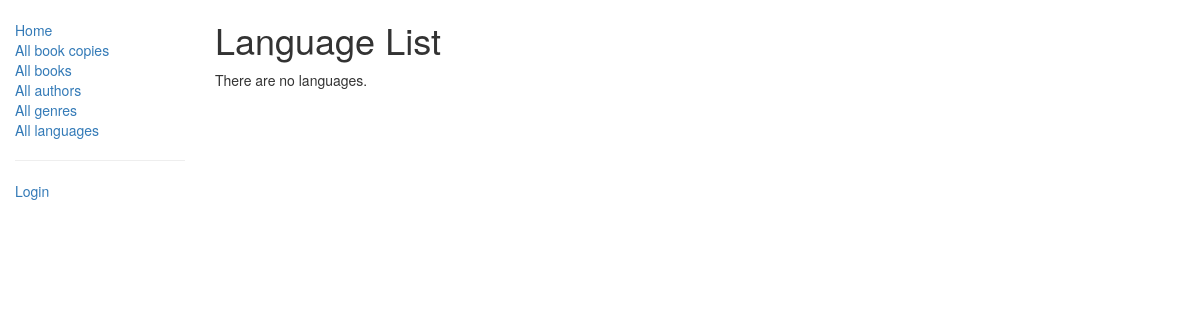
The app's page /catalog/languages/, older data.
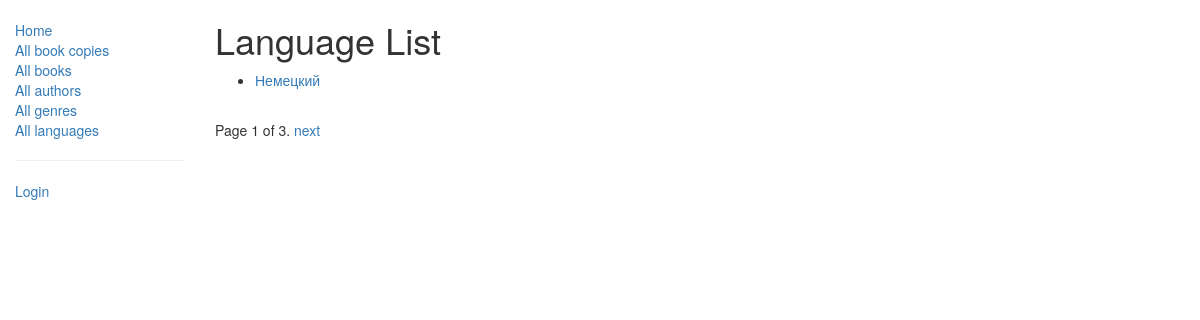
The same page, newer data.
### catalog/models.py (models this page shows, shortened)
class Language(models.Model):
    name = models.CharField(max_length=200, help_text="Enter the book's natural language (e.g. English, French, Japanese etc.)")
    def get_absolute_url(self):
        return reverse('language-detail', args=[str(self.id)])

### catalog/views.py (the view)
# urls.py: path('languages/', views.LanguageListView.as_view(), name='languages'),
class LanguageListView(generic.ListView):
    model = Language
    paginate_by = 1

### catalog/templates/catalog/language_list.html
{% extends "base_generic.html" %}
{% block content %}
  <h1>Language List</h1>
  {% if language_list %}
  <ul>
    {% for language in language_list %}
      <li><a href="{{ language.get_absolute_url }}">{{ language.name }}</a></li>
    {% endfor %}
  </ul>
  {% else %}<p>There are no languages.</p>{% endif %}
{% endblock %}

Row changes from the older to the newer data that the page shows:
added Language: name "Немецкий"
Text that changed along with them:
{{ page_obj.number }}: (not shown) → "1"
{{ page_obj.paginator.num_pages }}: (not shown) → "3"
text no longer shown: "There are no languages."
text now shown: "Page of . next"
